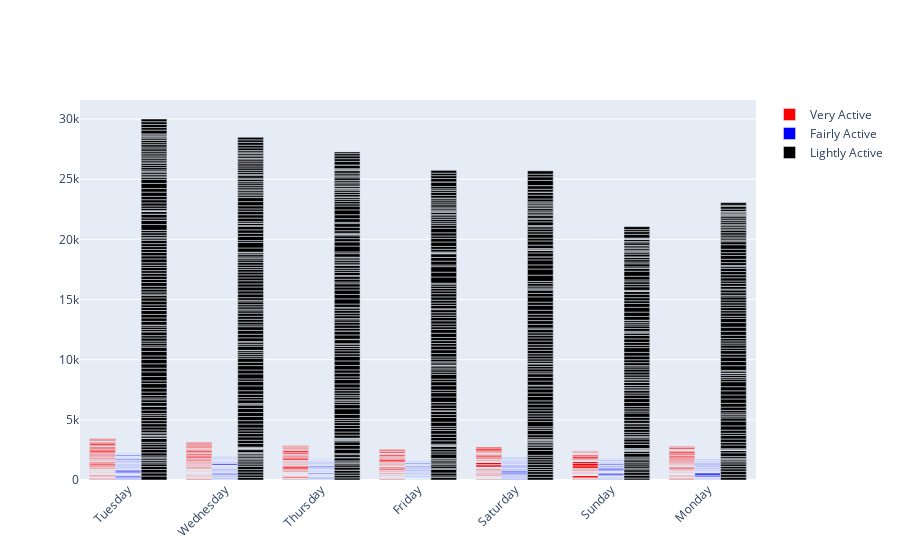

The notebook cell saved with this chart:
### Code cell
fig = go.Figure()
fig.add_trace(go.Bar(
    x=data["Day"],
    y=data["VeryActiveMinutes"],
    name='Very Active',
    marker_color='red'
))
fig.add_trace(go.Bar(
    x=data["Day"],
    y=data["FairlyActiveMinutes"],
    name='Fairly Active',
    marker_color='blue'
))
fig.add_trace(go.Bar(
    x=data["Day"],
    y=data["LightlyActiveMinutes"],
    name='Lightly Active',
    marker_color='black'
))
fig.update_layout(barmode='group', xaxis_tickangle=-45)
fig.show()
plt.savefig("figure.png")

### Figure 1 — Plotly figure (JSON) as saved in the notebook; plotly's stock layout.template omitted (floating-point values rounded to 4 significant figures; data arrays with more than 128 entries replaced by an {"elided": "..."} marker saying what was removed)
{"data": [{"marker": {"color": "red"}, "name": "Very Active", "type": "bar", "x": {"elided": "940 str values"}, "y": {"elided": "940 int values"}}, {"marker": {"color": "blue"}, "name": "Fairly Active", "type": "bar", "x": {"elided": "940 str values"}, "y": {"elided": "940 int values"}}, {"marker": {"color": "black"}, "name": "Lightly Active", "type": "bar", "x": {"elided": "940 str values"}, "y": {"elided": "940 int values"}}], "layout": {"barmode": "group", "xaxis": {"tickangle": -45}}}
